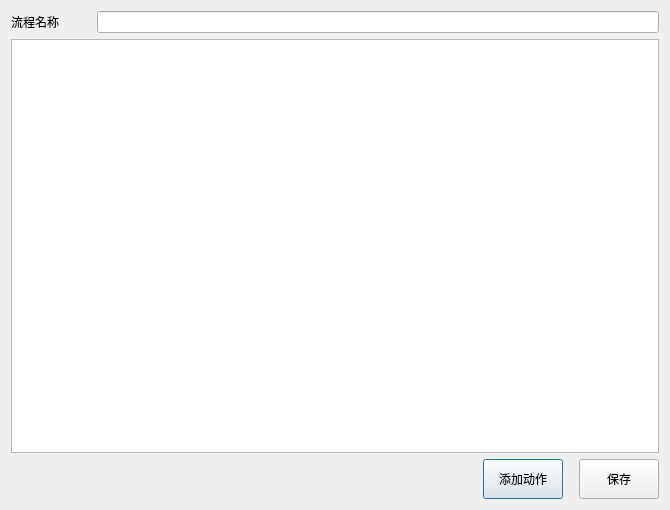
<?xml version="1.0" encoding="UTF-8"?>
<ui version="4.0">
 <class>Dialog</class>
 <widget class="QDialog" name="Dialog">
  <property name="geometry">
   <rect>
    <x>0</x>
    <y>0</y>
    <width>670</width>
    <height>510</height>
   </rect>
  </property>
  <property name="windowTitle">
   <string>Dialog</string>
  </property>
  <layout class="QVBoxLayout" name="verticalLayout">
   <item>
    <layout class="QHBoxLayout" name="horizontalLayout_2">
     <item>
      <widget class="QLabel" name="label">
       <property name="minimumSize">
        <size>
         <width>80</width>
         <height>0</height>
        </size>
       </property>
       <property name="text">
        <string>流程名称</string>
       </property>
      </widget>
     </item>
     <item>
      <widget class="QLineEdit" name="lineEdit"/>
     </item>
    </layout>
   </item>
   <item>
    <widget class="QListWidget" name="listWidget"/>
   </item>
   <item>
    <layout class="QHBoxLayout" name="horizontalLayout">
     <property name="sizeConstraint">
      <enum>QLayout::SetDefaultConstraint</enum>
     </property>
     <item>
      <spacer name="horizontalSpacer">
       <property name="orientation">
        <enum>Qt::Horizontal</enum>
       </property>
       <property name="sizeHint" stdset="0">
        <size>
         <width>40</width>
         <height>20</height>
        </size>
       </property>
      </spacer>
     </item>
     <item>
      <widget class="QPushButton" name="pushButton_2">
       <property name="minimumSize">
        <size>
         <width>0</width>
         <height>40</height>
        </size>
       </property>
       <property name="text">
        <string>添加动作</string>
       </property>
      </widget>
     </item>
     <item>
      <spacer name="horizontalSpacer_2">
       <property name="orientation">
        <enum>Qt::Horizontal</enum>
       </property>
       <property name="sizeType">
        <enum>QSizePolicy::Minimum</enum>
       </property>
       <property name="sizeHint" stdset="0">
        <size>
         <width>10</width>
         <height>20</height>
        </size>
       </property>
      </spacer>
     </item>
     <item>
      <widget class="QPushButton" name="pushButton">
       <property name="minimumSize">
        <size>
         <width>0</width>
         <height>40</height>
        </size>
       </property>
       <property name="text">
        <string>保存</string>
       </property>
      </widget>
     </item>
    </layout>
   </item>
  </layout>
 </widget>
 <resources/>
 <connections/>
</ui>
